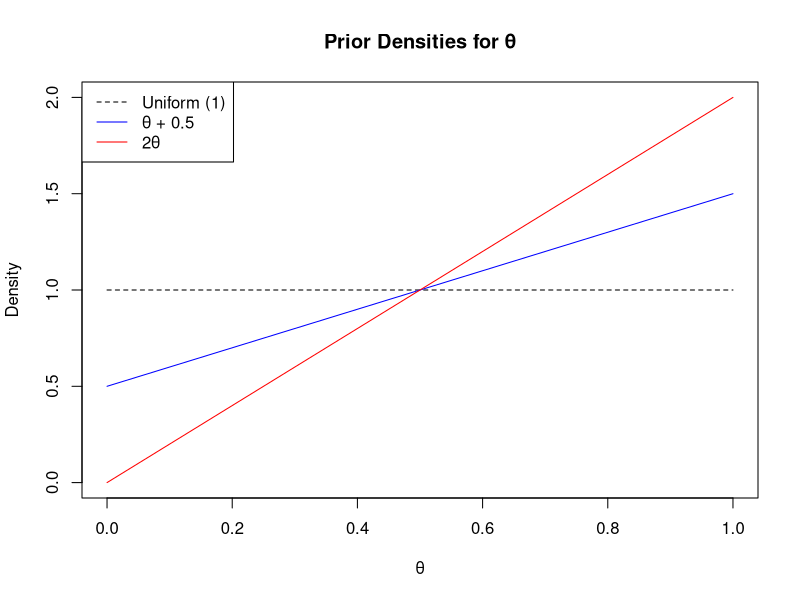

Reproduce this figure in R.
curve(
  1 + 0 * x,
  from = 0,
  to = 1,
  col = "black",
  lty = 2,
  ylim = c(0, 2),
  ylab = "Density",
  xlab = "θ",
  main = "Prior Densities for θ"
)
curve(x + 0.5, from = 0, to = 1, col = "blue", add = TRUE)
curve(2 * x, from = 0, to = 1, col = "red", add = TRUE)
legend(
  "topleft",
  legend = c("Uniform (1)", "θ + 0.5", "2θ"),
  col = c("black", "blue", "red"),
  lty = c(2, 1, 1)
)
